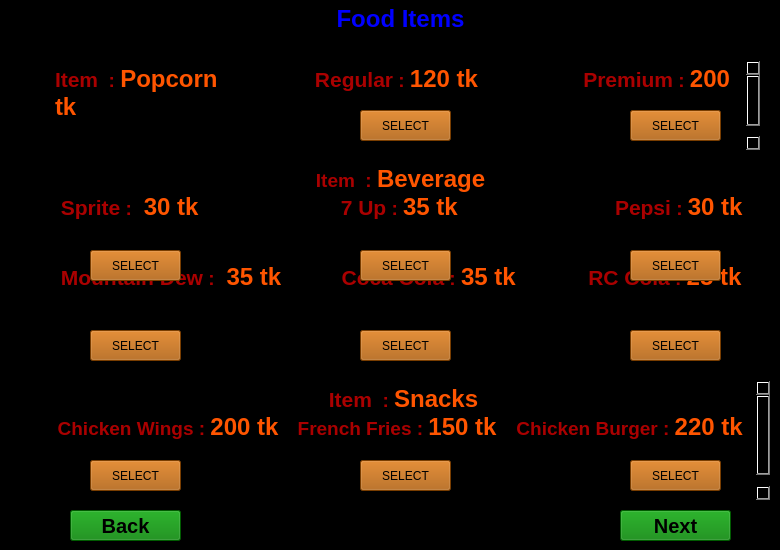
    <widget class="QWidget" name="food_page">
     <property name="styleSheet">
      <string notr="true">background-color: rgb(0, 0, 0);</string>
     </property>
     <widget class="QTextEdit" name="item_1">
      <property name="geometry">
       <rect>
        <x>50</x>
        <y>60</y>
        <width>711</width>
        <height>91</height>
       </rect>
      </property>
      <property name="styleSheet">
       <string notr="true">background-color: rgb(0, 0, 0);</string>
      </property>
      <property name="html">
       <string>&lt;!DOCTYPE HTML PUBLIC &quot;-//W3C//DTD HTML 4.0//EN&quot; &quot;http://www.w3.org/TR/REC-html40/strict.dtd&quot;&gt;
&lt;html&gt;&lt;head&gt;&lt;meta name=&quot;qrichtext&quot; content=&quot;1&quot; /&gt;&lt;meta charset=&quot;utf-8&quot; /&gt;&lt;style type=&quot;text/css&quot;&gt;
p, li { white-space: pre-wrap; }
hr { height: 1px; border-width: 0; }
li.unchecked::marker { content: &quot;\2610&quot;; }
li.checked::marker { content: &quot;\2612&quot;; }
&lt;/style&gt;&lt;/head&gt;&lt;body style=&quot; font-family:'Segoe UI'; font-size:9pt; font-weight:400; font-style:normal;&quot;&gt;
&lt;p style=&quot; margin-top:0px; margin-bottom:0px; margin-left:0px; margin-right:0px; -qt-block-indent:0; text-indent:0px;&quot;&gt;&lt;span style=&quot; font-size:16pt; font-weight:700; color:#aa0000;&quot;&gt;Item&lt;/span&gt;&lt;span style=&quot; font-size:14pt; font-weight:700; color:#aa0000;&quot;&gt;  : &lt;/span&gt;&lt;span style=&quot; font-size:18pt; font-weight:700; color:#ff5500;&quot;&gt;Popcorn	   &lt;/span&gt;&lt;span style=&quot; font-size:16pt; font-weight:700; color:#aa0000;&quot;&gt;Regular&lt;/span&gt;&lt;span style=&quot; font-size:14pt; font-weight:700; color:#aa0000;&quot;&gt; : &lt;/span&gt;&lt;span style=&quot; font-size:18pt; font-weight:700; color:#ff5500;&quot;&gt;120 tk&lt;/span&gt;&lt;span style=&quot; font-size:14pt; font-weight:700; color:#aa0000;&quot;&gt;                    &lt;/span&gt;&lt;span style=&quot; font-size:16pt; font-weight:700; color:#aa0000;&quot;&gt;Premium&lt;/span&gt;&lt;span style=&quot; font-size:14pt; font-weight:700; color:#aa0000;&quot;&gt; : &lt;/span&gt;&lt;span style=&quot; font-size:18pt; font-weight:700; color:#ff5500;&quot;&gt;200 tk&lt;/span&gt;&lt;/p&gt;
&lt;p style=&quot;-qt-paragraph-type:empty; margin-top:0px; margin-bottom:0px; margin-left:0px; margin-right:0px; -qt-block-indent:0; text-indent:0px;&quot;&gt;&lt;br /&gt;&lt;/p&gt;
&lt;p style=&quot;-qt-paragraph-type:empty; margin-top:0px; margin-bottom:0px; margin-left:0px; margin-right:0px; -qt-block-indent:0; text-indent:0px; font-size:18pt; font-weight:700; color:#ff5500;&quot;&gt;&lt;br /&gt;&lt;/p&gt;&lt;/body&gt;&lt;/html&gt;</string>
      </property>
     </widget>
     <widget class="QPushButton" name="pop_corn_regular">
      <property name="geometry">
       <rect>
        <x>360</x>
        <y>110</y>
        <width>91</width>
        <height>31</height>
       </rect>
      </property>
      <property name="styleSheet">
       <string notr="true">
background-color: rgb(170, 85, 0);</string>
      </property>
      <property name="text">
       <string>SELECT</string>
      </property>
     </widget>
     <widget class="QPushButton" name="pop_corn_premium">
      <property name="geometry">
       <rect>
        <x>630</x>
        <y>110</y>
        <width>91</width>
        <height>31</height>
       </rect>
      </property>
      <property name="styleSheet">
       <string notr="true">background-color: rgb(170, 85, 0);</string>
      </property>
      <property name="text">
       <string>SELECT</string>
      </property>
     </widget>
     <widget class="QTextEdit" name="item_2">
      <property name="geometry">
       <rect>
        <x>50</x>
        <y>160</y>
        <width>721</width>
        <height>211</height>
       </rect>
      </property>
      <property name="styleSheet">
       <string notr="true">background-color: rgb(0, 0, 0);</string>
      </property>
      <property name="html">
       <string>&lt;!DOCTYPE HTML PUBLIC &quot;-//W3C//DTD HTML 4.0//EN&quot; &quot;http://www.w3.org/TR/REC-html40/strict.dtd&quot;&gt;
&lt;html&gt;&lt;head&gt;&lt;meta name=&quot;qrichtext&quot; content=&quot;1&quot; /&gt;&lt;meta charset=&quot;utf-8&quot; /&gt;&lt;style type=&quot;text/css&quot;&gt;
p, li { white-space: pre-wrap; }
hr { height: 1px; border-width: 0; }
li.unchecked::marker { content: &quot;\2610&quot;; }
li.checked::marker { content: &quot;\2612&quot;; }
&lt;/style&gt;&lt;/head&gt;&lt;body style=&quot; font-family:'Segoe UI'; font-size:9pt; font-weight:400; font-style:normal;&quot;&gt;
&lt;p align=&quot;center&quot; style=&quot; margin-top:0px; margin-bottom:0px; margin-left:0px; margin-right:0px; -qt-block-indent:0; text-indent:0px;&quot;&gt;&lt;span style=&quot; font-size:14pt; font-weight:700; color:#aa0000;&quot;&gt;Item  : &lt;/span&gt;&lt;span style=&quot; font-size:18pt; font-weight:700; color:#ff5500;&quot;&gt;Beverage   &lt;/span&gt;&lt;/p&gt;
&lt;p style=&quot; margin-top:0px; margin-bottom:0px; margin-left:0px; margin-right:0px; -qt-block-indent:0; text-indent:0px;&quot;&gt;&lt;span style=&quot; font-size:16pt; font-weight:700; color:#aa0000;&quot;&gt; Sprite&lt;/span&gt;&lt;span style=&quot; font-size:14pt; font-weight:700; color:#aa0000;&quot;&gt; : &lt;/span&gt;&lt;span style=&quot; font-size:18pt; font-weight:700; color:#ff5500;&quot;&gt; 30 tk		      &lt;/span&gt;&lt;span style=&quot; font-size:16pt; font-weight:700; color:#ff5500;&quot;&gt; &lt;/span&gt;&lt;span style=&quot; font-size:16pt; font-weight:700; color:#aa0000;&quot;&gt;7 Up&lt;/span&gt;&lt;span style=&quot; font-size:14pt; font-weight:700; color:#aa0000;&quot;&gt; : &lt;/span&gt;&lt;span style=&quot; font-size:18pt; font-weight:700; color:#ff5500;&quot;&gt;35 tk		&lt;/span&gt;&lt;span style=&quot; font-size:16pt; font-weight:700; color:#aa0000;&quot;&gt;Pepsi&lt;/span&gt;&lt;span style=&quot; font-size:14pt; font-weight:700; color:#aa0000;&quot;&gt; : &lt;/span&gt;&lt;span style=&quot; font-size:18pt; font-weight:700; color:#ff5500;&quot;&gt;30 tk&lt;/span&gt;&lt;/p&gt;
&lt;p style=&quot;-qt-paragraph-type:empty; margin-top:0px; margin-bottom:0px; margin-left:0px; margin-right:0px; -qt-block-indent:0; text-indent:0px; font-size:18pt; font-weight:700; color:#ff5500;&quot;&gt;&lt;br /&gt;&lt;/p&gt;
&lt;p style=&quot;-qt-paragraph-type:empty; margin-top:0px; margin-bottom:0px; margin-left:0px; margin-right:0px; -qt-block-indent:0; text-indent:0px;&quot;&gt;&lt;br /&gt;&lt;/p&gt;
&lt;p style=&quot; margin-top:0px; margin-bottom:0px; margin-left:0px; margin-right:0px; -qt-block-indent:0; text-indent:0px;&quot;&gt;&lt;span style=&quot; font-size:16pt; font-weight:700; color:#aa0000;&quot;&gt; Mountain Dew&lt;/span&gt;&lt;span style=&quot; font-size:14pt; font-weight:700; color:#aa0000;&quot;&gt; : &lt;/span&gt;&lt;span style=&quot; font-size:18pt; font-weight:700; color:#ff5500;&quot;&gt; 35 tk	       &lt;/span&gt;&lt;span style=&quot; font-size:16pt; font-weight:700; color:#aa0000;&quot;&gt;Coca Cola&lt;/span&gt;&lt;span style=&quot; font-size:14pt; font-weight:700; color:#aa0000;&quot;&gt; : &lt;/span&gt;&lt;span style=&quot; font-size:18pt; font-weight:700; color:#ff5500;&quot;&gt;35 tk	        &lt;/span&gt;&lt;span style=&quot; font-size:16pt; font-weight:700; color:#aa0000;&quot;&gt;RC Cola&lt;/span&gt;&lt;span style=&quot; font-size:14pt; font-weight:700; color:#aa0000;&quot;&gt; : &lt;/span&gt;&lt;span style=&quot; font-size:18pt; font-weight:700; color:#ff5500;&quot;&gt;25 tk&lt;/span&gt;&lt;/p&gt;
&lt;p style=&quot;-qt-paragraph-type:empty; margin-top:0px; margin-bottom:0px; margin-left:0px; margin-right:0px; -qt-block-indent:0; text-indent:0px;&quot;&gt;&lt;br /&gt;&lt;/p&gt;
&lt;p style=&quot;-qt-paragraph-type:empty; margin-top:0px; margin-bottom:0px; margin-left:0px; margin-right:0px; -qt-block-indent:0; text-indent:0px; font-size:18pt; font-weight:700; color:#ff5500;&quot;&gt;&lt;br /&gt;&lt;/p&gt;&lt;/body&gt;&lt;/html&gt;</string>
      </property>
     </widget>
     <widget class="QPushButton" name="sprite">
      <property name="geometry">
       <rect>
        <x>90</x>
        <y>250</y>
        <width>91</width>
        <height>31</height>
       </rect>
      </property>
      <property name="styleSheet">
       <string notr="true">background-color: rgb(170, 85, 0);</string>
      </property>
      <property name="text">
       <string>SELECT</string>
      </property>
     </widget>
     <widget class="QPushButton" name="seven_up">
      <property name="geometry">
       <rect>
        <x>360</x>
        <y>250</y>
        <width>91</width>
        <height>31</height>
       </rect>
      </property>
      <property name="styleSheet">
       <string notr="true">background-color: rgb(170, 85, 0);</string>
      </property>
      <property name="text">
       <string>SELECT</string>
      </property>
     </widget>
     <widget class="QPushButton" name="pepsi">
      <property name="geometry">
       <rect>
        <x>630</x>
        <y>250</y>
        <width>91</width>
        <height>31</height>
       </rect>
      </property>
      <property name="styleSheet">
       <string notr="true">background-color: rgb(170, 85, 0);</string>
      </property>
      <property name="text">
       <string>SELECT</string>
      </property>
     </widget>
     <widget class="QPushButton" name="mountain_dew">
      <property name="geometry">
       <rect>
        <x>90</x>
        <y>330</y>
        <width>91</width>
        <height>31</height>
       </rect>
      </property>
      <property name="styleSheet">
       <string notr="true">background-color: rgb(170, 85, 0);</string>
      </property>
      <property name="text">
       <string>SELECT</string>
      </property>
     </widget>
     <widget class="QPushButton" name="coca_cola">
      <property name="geometry">
       <rect>
        <x>360</x>
        <y>330</y>
        <width>91</width>
        <height>31</height>
       </rect>
      </property>
      <property name="styleSheet">
       <string notr="true">background-color: rgb(170, 85, 0);</string>
      </property>
      <property name="text">
       <string>SELECT</string>
      </property>
     </widget>
     <widget class="QPushButton" name="rc_cola">
      <property name="geometry">
       <rect>
        <x>630</x>
        <y>330</y>
        <width>91</width>
        <height>31</height>
       </rect>
      </property>
      <property name="styleSheet">
       <string notr="true">background-color: rgb(170, 85, 0);</string>
      </property>
      <property name="text">
       <string>SELECT</string>
      </property>
     </widget>
     <widget class="QTextEdit" name="item_3">
      <property name="geometry">
       <rect>
        <x>50</x>
        <y>380</y>
        <width>721</width>
        <height>121</height>
       </rect>
      </property>
      <property name="styleSheet">
       <string notr="true">background-color: rgb(0, 0, 0);</string>
      </property>
      <property name="html">
       <string>&lt;!DOCTYPE HTML PUBLIC &quot;-//W3C//DTD HTML 4.0//EN&quot; &quot;http://www.w3.org/TR/REC-html40/strict.dtd&quot;&gt;
&lt;html&gt;&lt;head&gt;&lt;meta name=&quot;qrichtext&quot; content=&quot;1&quot; /&gt;&lt;meta charset=&quot;utf-8&quot; /&gt;&lt;style type=&quot;text/css&quot;&gt;
p, li { white-space: pre-wrap; }
hr { height: 1px; border-width: 0; }
li.unchecked::marker { content: &quot;\2610&quot;; }
li.checked::marker { content: &quot;\2612&quot;; }
&lt;/style&gt;&lt;/head&gt;&lt;body style=&quot; font-family:'Segoe UI'; font-size:9pt; font-weight:400; font-style:normal;&quot;&gt;
&lt;p align=&quot;center&quot; style=&quot; margin-top:0px; margin-bottom:0px; margin-left:0px; margin-right:0px; -qt-block-indent:0; text-indent:0px;&quot;&gt;&lt;span style=&quot; font-size:16pt; font-weight:700; color:#aa0000;&quot;&gt;Item&lt;/span&gt;&lt;span style=&quot; font-size:14pt; font-weight:700; color:#aa0000;&quot;&gt;  : &lt;/span&gt;&lt;span style=&quot; font-size:18pt; font-weight:700; color:#ff5500;&quot;&gt;Snacks&lt;/span&gt;&lt;/p&gt;
&lt;p align=&quot;center&quot; style=&quot; margin-top:0px; margin-bottom:0px; margin-left:0px; margin-right:0px; -qt-block-indent:0; text-indent:0px;&quot;&gt;&lt;span style=&quot; font-size:14pt; font-weight:700; color:#aa0000;&quot;&gt;Chicken Wings : &lt;/span&gt;&lt;span style=&quot; font-size:18pt; font-weight:700; color:#ff5500;&quot;&gt;200 tk	&lt;/span&gt;&lt;span style=&quot; font-size:14pt; font-weight:700; color:#aa0000;&quot;&gt;French Fries : &lt;/span&gt;&lt;span style=&quot; font-size:18pt; font-weight:700; color:#ff5500;&quot;&gt;150 tk   &lt;/span&gt;&lt;span style=&quot; font-size:14pt; font-weight:700; color:#aa0000;&quot;&gt;Chicken Burger : &lt;/span&gt;&lt;span style=&quot; font-size:18pt; font-weight:700; color:#ff5500;&quot;&gt;220 tk 		&lt;/span&gt;&lt;/p&gt;
&lt;p style=&quot;-qt-paragraph-type:empty; margin-top:0px; margin-bottom:0px; margin-left:0px; margin-right:0px; -qt-block-indent:0; text-indent:0px;&quot;&gt;&lt;br /&gt;&lt;/p&gt;
&lt;p style=&quot;-qt-paragraph-type:empty; margin-top:0px; margin-bottom:0px; margin-left:0px; margin-right:0px; -qt-block-indent:0; text-indent:0px; font-size:18pt; font-weight:700; color:#ff5500;&quot;&gt;&lt;br /&gt;&lt;/p&gt;&lt;/body&gt;&lt;/html&gt;</string>
      </property>
     </widget>
     <widget class="QTextEdit" name="textEdit_4">
      <property name="geometry">
       <rect>
        <x>90</x>
        <y>0</y>
        <width>621</width>
        <height>51</height>
       </rect>
      </property>
      <property name="html">
       <string>&lt;!DOCTYPE HTML PUBLIC &quot;-//W3C//DTD HTML 4.0//EN&quot; &quot;http://www.w3.org/TR/REC-html40/strict.dtd&quot;&gt;
&lt;html&gt;&lt;head&gt;&lt;meta name=&quot;qrichtext&quot; content=&quot;1&quot; /&gt;&lt;meta charset=&quot;utf-8&quot; /&gt;&lt;style type=&quot;text/css&quot;&gt;
p, li { white-space: pre-wrap; }
hr { height: 1px; border-width: 0; }
li.unchecked::marker { content: &quot;\2610&quot;; }
li.checked::marker { content: &quot;\2612&quot;; }
&lt;/style&gt;&lt;/head&gt;&lt;body style=&quot; font-family:'Segoe UI'; font-size:9pt; font-weight:400; font-style:normal;&quot;&gt;
&lt;p align=&quot;center&quot; style=&quot; margin-top:0px; margin-bottom:0px; margin-left:0px; margin-right:0px; -qt-block-indent:0; text-indent:0px;&quot;&gt;&lt;span style=&quot; font-size:18pt; font-weight:700; color:#0000ff;&quot;&gt;Food Items&lt;/span&gt;&lt;/p&gt;&lt;/body&gt;&lt;/html&gt;</string>
      </property>
     </widget>
     <widget class="QPushButton" name="chicken_wings">
      <property name="geometry">
       <rect>
        <x>90</x>
        <y>460</y>
        <width>91</width>
        <height>31</height>
       </rect>
      </property>
      <property name="styleSheet">
       <string notr="true">background-color: rgb(170, 85, 0);</string>
      </property>
      <property name="text">
       <string>SELECT</string>
      </property>
     </widget>
     <widget class="QPushButton" name="french_fries">
      <property name="geometry">
       <rect>
        <x>360</x>
        <y>460</y>
        <width>91</width>
        <height>31</height>
       </rect>
      </property>
      <property name="styleSheet">
       <string notr="true">background-color: rgb(170, 85, 0);</string>
      </property>
      <property name="text">
       <string>SELECT</string>
      </property>
     </widget>
     <widget class="QPushButton" name="chicken_burger">
      <property name="geometry">
       <rect>
        <x>630</x>
        <y>460</y>
        <width>91</width>
        <height>31</height>
       </rect>
      </property>
      <property name="styleSheet">
       <string notr="true">background-color: rgb(170, 85, 0);</string>
      </property>
      <property name="text">
       <string>SELECT</string>
      </property>
     </widget>
     <widget class="QPushButton" name="move_to_payment_page">
      <property name="geometry">
       <rect>
        <x>620</x>
        <y>510</y>
        <width>111</width>
        <height>31</height>
       </rect>
      </property>
      <property name="font">
       <font>
        <pointsize>15</pointsize>
        <bold>true</bold>
       </font>
      </property>
      <property name="styleSheet">
       <string notr="true">
background-color:rgb(0, 128, 0);</string>
      </property>
      <property name="text">
       <string>Next</string>
      </property>
     </widget>
     <widget class="QPushButton" name="back_to_seat_booking_page">
      <property name="geometry">
       <rect>
        <x>70</x>
        <y>510</y>
        <width>111</width>
        <height>31</height>
       </rect>
      </property>
      <property name="font">
       <font>
        <pointsize>15</pointsize>
        <bold>true</bold>
       </font>
      </property>
      <property name="styleSheet">
       <string notr="true">background-color:rgb(0, 128, 0);</string>
      </property>
      <property name="text">
       <string>Back</string>
      </property>
     </widget>
    </widget>
